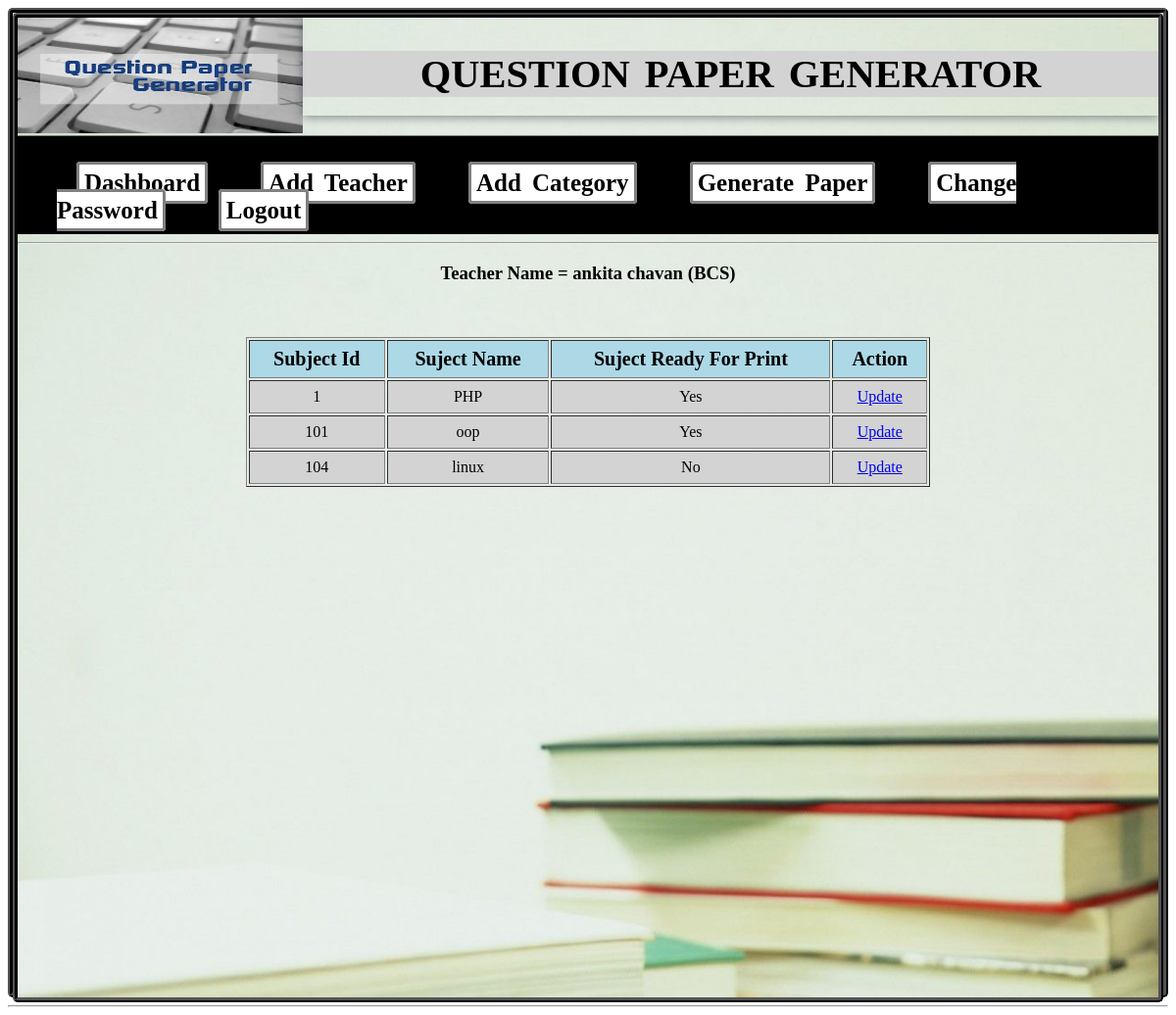
Screenshot of /admin/show-subject.php (signed in) with the database file from the repository.
### tables this page shows
CREATE TABLE IF NOT EXISTS `addsubject` (
  `sid` int(10) NOT NULL,
  `sname` varchar(255) NOT NULL,
  `tid` int(11) NOT NULL,
  `qstatus` varchar(100) NOT NULL,
  PRIMARY KEY (`sid`)
);

### admin/show-subject.php (the view, shortened to what this page needs)
<?php
$tid = $_SESSION['tid']
?>
<html>
<head>
<link rel="stylesheet" type="text/css" href="css/style1.css">
</head>
<body>
<div id="main">
<?php include 'header.php';?>
       <div id='tname'>
		       <h3>Teacher Name = <?php echo $_SESSION['tname'];?>
			    (<?php echo $_SESSION['branch'];?>)
		   </div>
             <div id="content" ><br><br>
			 <div style="width:60%;margin:0 auto;">
<table border="1" width="100%">
<tr>
<th>Subject Id</th>
<th>Suject Name</th>
<th>Suject Ready For Print</th>
<th>Action</th>
</tr>
 <?php
				 include 'conection.php';
$queryS ="SELECT * FROM addsubject WHERE tid=$tid";
				$resultS=mysqli_query($con,$queryS);
				while($rows=mysqli_fetch_assoc($resultS))
				{
				?>
				<tr>
				<td><?php echo $rows['sid'] ?></td>
				<td><?php echo $rows['sname'] ?></td>
				<td><?php echo $rows['qstatus'] ?></td>
				<td><a href='update-subject.php?sid=<?php echo $rows['sid'] ?>'>Update</a></td>
				</tr>
				<?php
				}
				 ?>
</table>
	               <br>
	</div>
             </div>
</div>
</div>
<hr>
</body>
</html>

### admin/css/style1.css (style rules this page uses)
#main { height:1000px; background-image:url(../images/b2.jpg); background-size:cover; border:5px ridge black; border-radius:5px; }
#tname { height:40px; text-align:center; }
#content { height:560px; text-align:center; }
table th,td { padding:7px; }
table th { font-size:20px; background-color:lightblue; }
table td { background-color:lightgray; text-align:center; }

### rows the page displays
addsubject: sid "1", sname "PHP", qstatus "Yes"
addsubject: sid "101", sname "oop", qstatus "Yes"
addsubject: sid "104", sname "linux", qstatus "No"

### other values shown
$_SESSION['tname'] "ankita chavan"
$_SESSION['branch'] "BCS"
